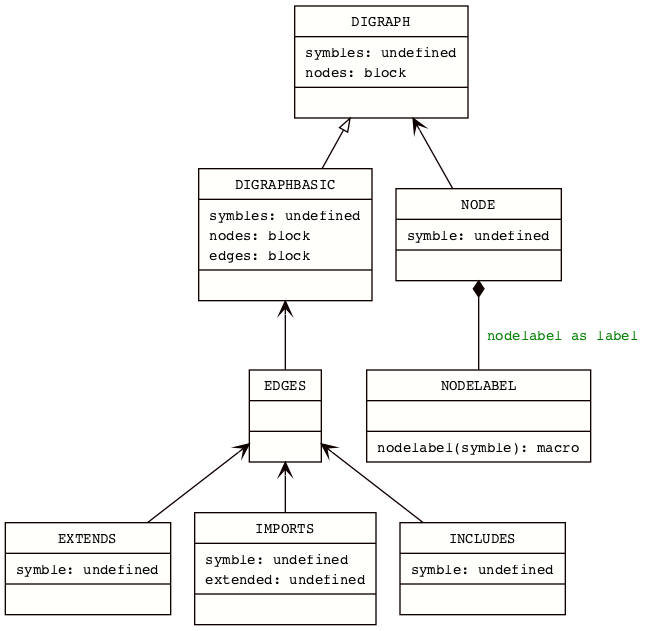

Write the Python code that produced this figure.
#!/usr/bin/env python
# -*- coding: utf-8 -*-
"""

gvjinja
~~~~~~~

A jinja module to create Graphviz directed graphs as
UML diagrams for jinja templates environments.

:copyright: (c) 2017 by Victor Hui.
:licence: BSD, see LICENSE for more details.

"""

from __future__ import print_function
import sys
from jinja2 import meta, Environment, DictLoader
from jinja2.meta import nodes

__author__ = 'Victor Hui'
__copyright__ = 'Copyright (C) 2017, Victor Hui'
__license__ = 'BSD-3-Clause'
__version__ = '0.9b0'

class Symble(object):
    """Symbol table of an abstract syntax tree.

    """

    str_types = (str,)
    if sys.version_info[0] == 2:
        str_types += (unicode,)

    def __init__(self,ast,name=""):
        self.ast = ast
        self.env = ast.environment
        self.name = name
        self.find_all = self.ast.find_all

    @property
    def undefines(self):
        var = []
        try:
            var = meta.find_undeclared_variables(self.ast)
        except:
            exc_type,exc,traceback = sys.exc_info()
            print('Symble: find_undeclared_variables ....',file=sys.stderr)
            print('  {}: {}'.format(self.name,exc),file=sys.stderr)
        return list(map('{}: undefined'.format,var))

    @property
    def blocks(self):
        return list(
            '{}: block'.format(block.name)
            for block in self.find_all(nodes.Block))

    @property
    def macros(self):
        return list(
            '{}({}): macro'.format(
                macro.name,",".join(arg.name for arg in macro.args))
            for macro in self.find_all(nodes.Macro))

    @property
    def filters(self):
        return list(set(
            '{}(): filter'.format(f.name)
            for f in self.find_all(nodes.Filter)
            if f.name not in self.env.filters))

    def getrefs(self,reftype):
        """yield a list of references for a reference type.

        lifted from :func:`jinja2.meta.find_referenced_templates` to
        perform searching for specific reference types; no report for
        dynamic inheritances or inclusions;

        """
        for node in self.find_all(reftype):
            if not isinstance(node.template,nodes.Const):
                if isinstance(node.template,(nodes.Tuple,nodes.List)):
                    for template_name in node.template.items:
                        if isinstance(template_name.value,self.str_types):
                            yield template_name.value
            elif isinstance(node.template.value,self.str_types):
                yield node.template.value
            elif isinstance(node,node.Include):
                if isinstance(node.template.value,(tuple,list)):
                    for template_name in node.template.value:
                        yield template_name

    @property
    def extends(self):
        return list(set(self.getrefs(nodes.Extends)))

    @property
    def includes(self):
        return list(set(self.getrefs(nodes.Include)))

    def getimportants(self,node):
        if 'target' in node.fields:
            return node.target
        if 'names' in node.fields:
            return ",".join(
                fn if isinstance(fn,self.str_types) else ' as '.join(fn)
                for fn in node.names)

    @property
    def imports(self):
        yields = []
        for node in self.find_all((nodes.Import,nodes.FromImport)):
            # notes: no multiple imports?
            if isinstance(node.template,nodes.Const):
                if isinstance(node.template.value,self.str_types):
                    yields.append((
                        node.template.value,
                        self.getimportants(node)))
        return yields

    def __repr__(self):
        return '<Symble object for ast {!r}>'.format(self.name)


def getsymbles(jinja_env,extensions=""):
    """return a list of :class`Symbles` of a :class:`jinja2.Environment`;

    """
    symbles = []
    for name in jinja_env.list_templates():
        if not name.endswith(extensions):
            continue
        sourcetuple = jinja_env.loader.get_source(jinja_env,name)
        try:
            ast = jinja_env.parse(sourcetuple)
        except:
            exc_type,exc,traceback = sys.exc_info()
            print('getsymbles: parse ....',file=sys.stderr)
            print('  {}: {}'.format(name,exc),file=sys.stderr)
            continue
        symbles.append(Symble(ast,name))
    return symbles


class gvjinja(object):
    """Jinja to create a Graphviz directed graph of a jinja environment.

    :class:`gvjinja` has:

    * templates, a dictionary of template strings;
    * env, a jinja environment of the templates;

    :class:`gvjinja` renders a directed graph for itself as a test.
    The gvjinja templates were designed test itself.

    >>> symbles = getsymbles(gvjinja.env)
    >>> assert len(symbles) == len(gvjinja.templates)
    >>> set(map(repr,symbles)) == set([
    ...     "<Symble object for ast 'DIGRAPH'>",
    ...     "<Symble object for ast 'DIGRAPHBASIC'>",
    ...     "<Symble object for ast 'EDGES'>",
    ...     "<Symble object for ast 'EXTENDS'>",
    ...     "<Symble object for ast 'IMPORTS'>",
    ...     "<Symble object for ast 'INCLUDES'>",
    ...     "<Symble object for ast 'NODE'>",
    ...     "<Symble object for ast 'NODELABEL'>",
    ... ])
    True
    >>> gvjinja.digraph(gvjinja.env) == gvjinja.digraph(symbles)
    True
    >>> all(map(gvjinja.digraph(gvjinja.env).__contains__,
    ...     gvjinja.templates.keys()))
    True

    * :meth:`digraph`(env), classmethod to print UML of env with nodes;
      the diagram has edge labels showing the name of the imported macros;

    >>> 'nodelabel as label' in gvjinja.digraph(gvjinja.env)
    True

    .. figure:: gvjinja.png

       ..

       Figure: gvjinja templates directed graph

    * :meth:`digraphbasic`(env), classmethod to print a basic graph diagram;
      the basic diagram has no detail of the nodes and no edge labels;

    >>> 'nodelabel as label' in gvjinja.digraphbasic(gvjinja.env)
    False

    .. figure:: gvjinja-basic.png

       ..

       Figure: gvjinja templates basic directed graph

    * exception test cases

      >>> templates = dict(
      ...     UNDEF = '{{ range(1)|undef }}',
      ...     LIPSUM = '{{ \lipsum }}')
      >>> testenv = Environment(loader=DictLoader(templates))

      * setting up redirection of stderr for the test cases:

        >>> from contextlib import contextmanager
        >>> @contextmanager
        ... def redirecterr():
        ...     stderr, sys.stderr = sys.stderr, sys.stdout
        ...     yield
        ...     sys.stderr = stderr

      * a case of undefined filter:

        >>> s = getsymbles(testenv,extensions="UNDEF")
        >>> s
        [<Symble object for ast 'UNDEF'>]
        >>> with redirecterr():
        ...     s[0].undefines
        Symble: find_undeclared_variables ....
          UNDEF: no filter named 'undef'
          File "<introspection>", line 1
        []

      * a strange case of syntax!

        >>> with redirecterr():
        ...     s = getsymbles(testenv,extensions="LIPSUM")
        getsymbles: parse ....
          LIPSUM: unexpected char u'\\\\' at 5
        >>> s # parse failed, no symbles!
        []


    """

    templates = dict(

DIGRAPHBASIC = '''\
digraph "jinja_env" {

rankdir = BT

node [
  shape = "record", color = "#0f0000",
  fontname = "Courier",
  style = "filled", fillcolor = "#fffffc",
]

edge [
  color = "#0f0000",
  fontname = "Courier", fontcolor = "#007f00",
]

{%- block nodes %}
{% endblock -%}

{%- block edges %}
{% for symble in symbles -%}
{% include "EDGES" with context -%}
{% endfor -%}
{% endblock %}
}
''',

DIGRAPH = '''\
{% extends "DIGRAPHBASIC" -%}
{% set extended = True %}{# the extension identfier #}

{%- block nodes %}
{% for symble in symbles %}
{% include "NODE" %}
{% endfor %}
{%- endblock %}
''',

NODE = '''\
{% from "NODELABEL" import nodelabel as label -%}
"{{ symble.name }}" [
  URL = "{{ symble.url }}",
  tooltip = "{{ symble.tooltip }}",
  label = "{ {{ label(symble) }} }",
]
''',

NODELABEL = '''\
{% macro nodelabel(symble) -%}
{% set attributes = (symble.undefines + symble.blocks + [""])|join("\l") -%}
{% set operations = (symble.filters + symble.macros + [""])|join("\l") -%}
{{ (symble.name, attributes, operations)|join("|") }}
{%- endmacro %}
''',

EDGES = '''\
{%- include ["EXTENDS","INCLUDES","IMPORTS"] -%}{#- test include from list -#}
{%- include ("INCLUDES","IMPORTS") -%}
{%- include "IMPORTS" -%}
''',

EXTENDS = '''\
{%- for ref in symble.extends %}
"{{ ref }}" -> "{{ symble.name }}" [ arrowhead = empty ]
{%- endfor %}
''',

INCLUDES = '''\
{%- for ref in symble.includes %}
"{{ ref }}" -> "{{ symble.name }}" [ arrowhead = open ]
{%- endfor %}
''',

IMPORTS = '''\
{%- for ref,funcs in symble.imports %}
"{{ ref }}" -> "{{ symble.name }}" [ arrowhead = diamond
  {%- if extended -%}, label = " {{ funcs }} " {%- endif %} ]
{%- endfor %}
''',

    )

    env = Environment(loader=DictLoader(templates))

    @classmethod
    def digraph(my,symbles,extensions=""):
        if isinstance(symbles,Environment):
            symbles = getsymbles(symbles,extensions)
        return my.env.get_template('DIGRAPH').render(symbles=symbles)

    @classmethod
    def digraphbasic(my,symbles,extensions=""):
        if isinstance(symbles,Environment):
            symbles = getsymbles(symbles,extensions)
        return my.env.get_template('DIGRAPHBASIC').render(symbles=symbles)


if __name__ == '__main__':

    import os
    from importlib import import_module
    import doctest

    def run():
        """\
Usage:  gvjinja.py [-m [module] [env]] [-b]

# print usage;
$ gvjinja.py

# render a digraph of gvjinja itself;
$ gvjinja.py -m gvjinja gvjinja.env |\\
        tee gvjinja.gv | dot -T png > gvjinja.png

# render a basic digraph of gvjinja itself;
$ gvjinja.py -m gvjinja gvjinja.env -b |\\
        tee gvjinja-basic.gv | dot -T png > gvjinja-basic.png

"""
        if (len(sys.argv) == 1 or
            '-m' != sys.argv[1] or
            len(sys.argv) < 4):
            print(run.__doc__,file=sys.stderr)
            return

        env = import_module(sys.argv[2])
        for attr in sys.argv[3].split("."):
            env = getattr(env,attr)
        if not isinstance(env,Environment):
            raise TypeError(
                '{!r} is not a jinja environment!'.format(env_name))
        if '-b' in sys.argv:
            print(gvjinja.digraphbasic(env))
        else:
            print(gvjinja.digraph(env))


    if sys.argv[0] != "":
        run()
    else:
        testresults = doctest.testmod(
            optionflags=doctest.REPORT_ONLY_FIRST_FAILURE)
        print(testresults,file=sys.stderr)
        exec(doctest.script_from_examples(gvjinja.__doc__))
